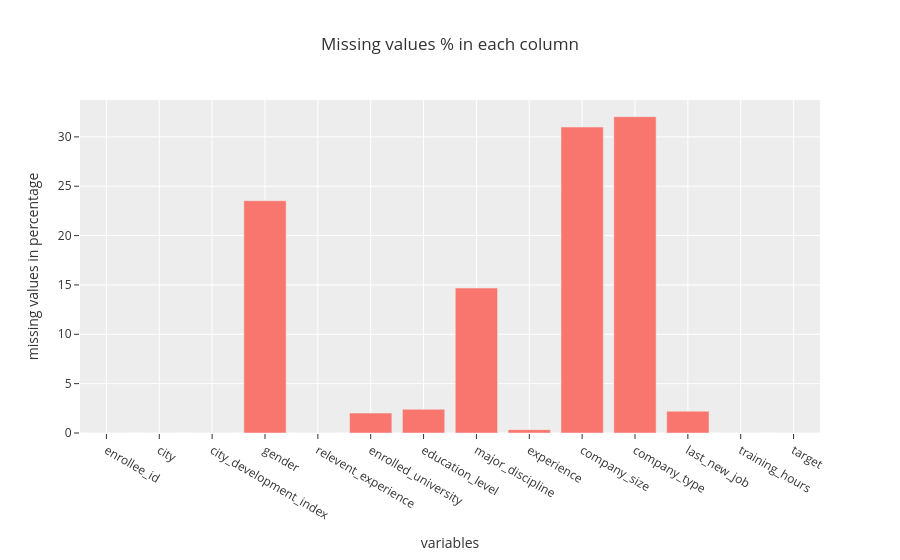

Notebook code cell kept with this figure:
### Code cell
# barplot
fig = px.bar(missing_value, y='missing values in percentage',x='variables',title='Missing values % in each column',
             template='ggplot2');
fig.show()

### Figure 1 — Plotly figure (JSON) as saved in the notebook; plotly's stock layout.template omitted (floating-point values rounded to 4 significant figures)
{"data": [{"alignmentgroup": "True", "hovertemplate": "variables=%{x}<br>missing values in percentage=%{y}<extra></extra>", "legendgroup": "", "marker": {"color": "#F8766D", "pattern": {"shape": ""}}, "name": "", "offsetgroup": "", "orientation": "v", "showlegend": false, "textposition": "auto", "type": "bar", "x": ["enrollee_id", "city", "city_development_index", "gender", "relevent_experience", "enrolled_university", "education_level", "major_discipline", "experience", "company_size", "company_type", "last_new_job", "training_hours", "target"], "xaxis": "x", "y": [0, 0, 0, 23.53, 0, 2.015, 2.401, 14.68, 0.3393, 30.99, 32.05, 2.208, 0, 0], "yaxis": "y"}], "layout": {"barmode": "relative", "legend": {"tracegroupgap": 0}, "title": {"text": "Missing values % in each column"}, "xaxis": {"anchor": "y", "domain": [0, 1], "title": {"text": "variables"}}, "yaxis": {"anchor": "x", "domain": [0, 1], "title": {"text": "missing values in percentage"}}}}
